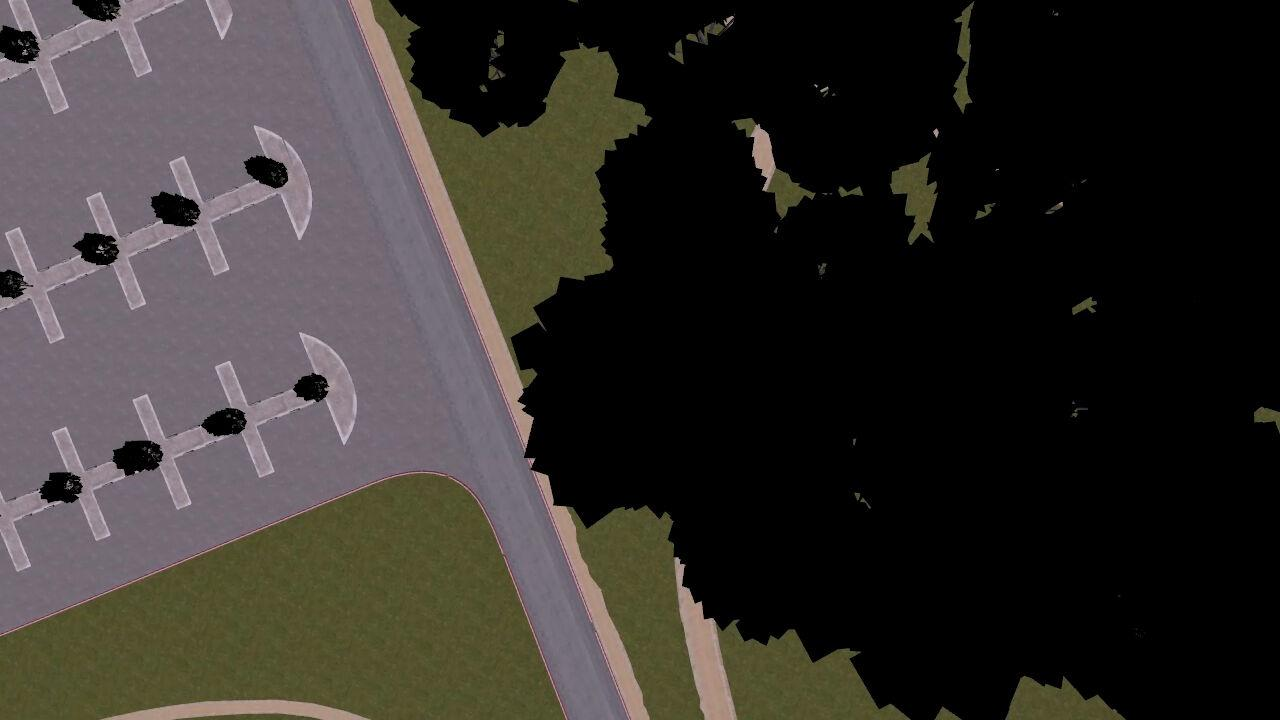
#> input picture map_visualization/samples/frame_6.jpg, 1280 x 720 px, found by its file name
$ python orb_test.py
#> lines starting #> are read from the running program, lines starting #| are printed output that depends on the picture
#> further down, img1 is the input picture: shape (720, 1280, 3); mean B, G, R 44.2, 47.9, 51.8
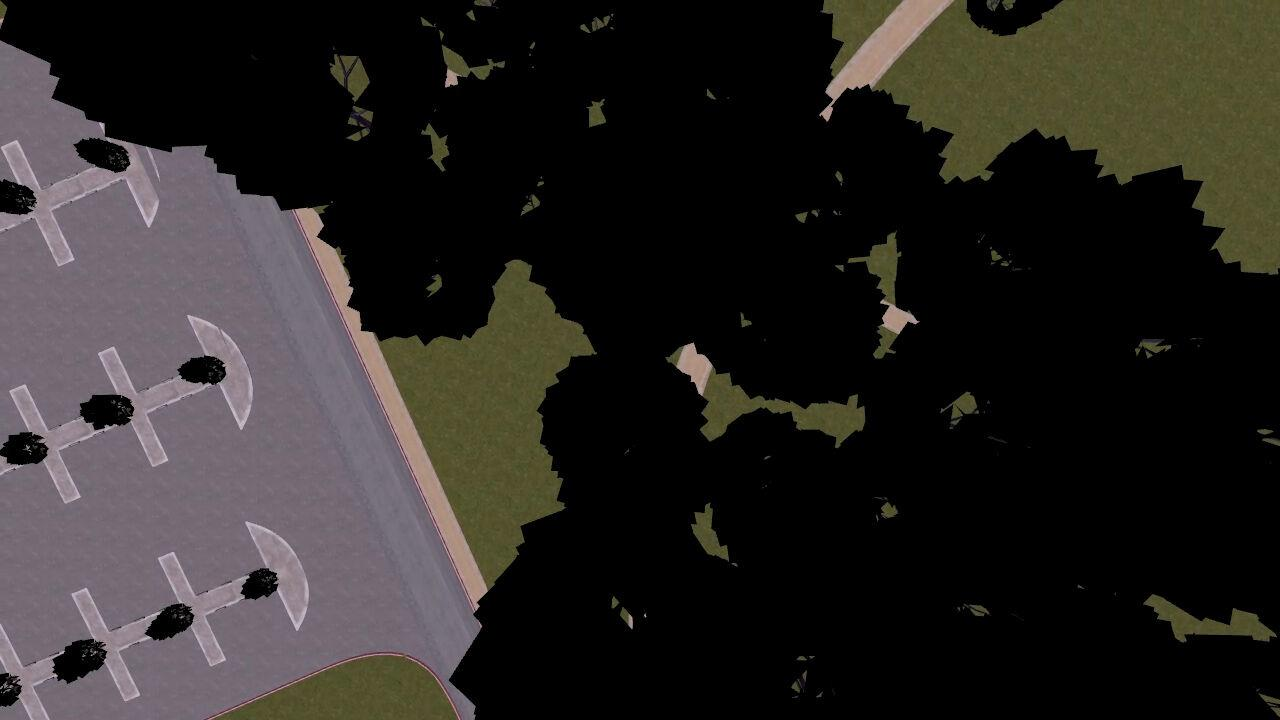
#> input picture map_visualization/samples/frame_7.jpg, 1280 x 720 px, found by its file name
#> further down, img2 is the input picture: shape (720, 1280, 3); mean B, G, R 36.1, 38.6, 41.8
import cv2 as cv
import numpy as np

def align_images_orb_full(img1, img2):
    gray1 = cv.cvtColor(img1, cv.COLOR_BGR2GRAY)
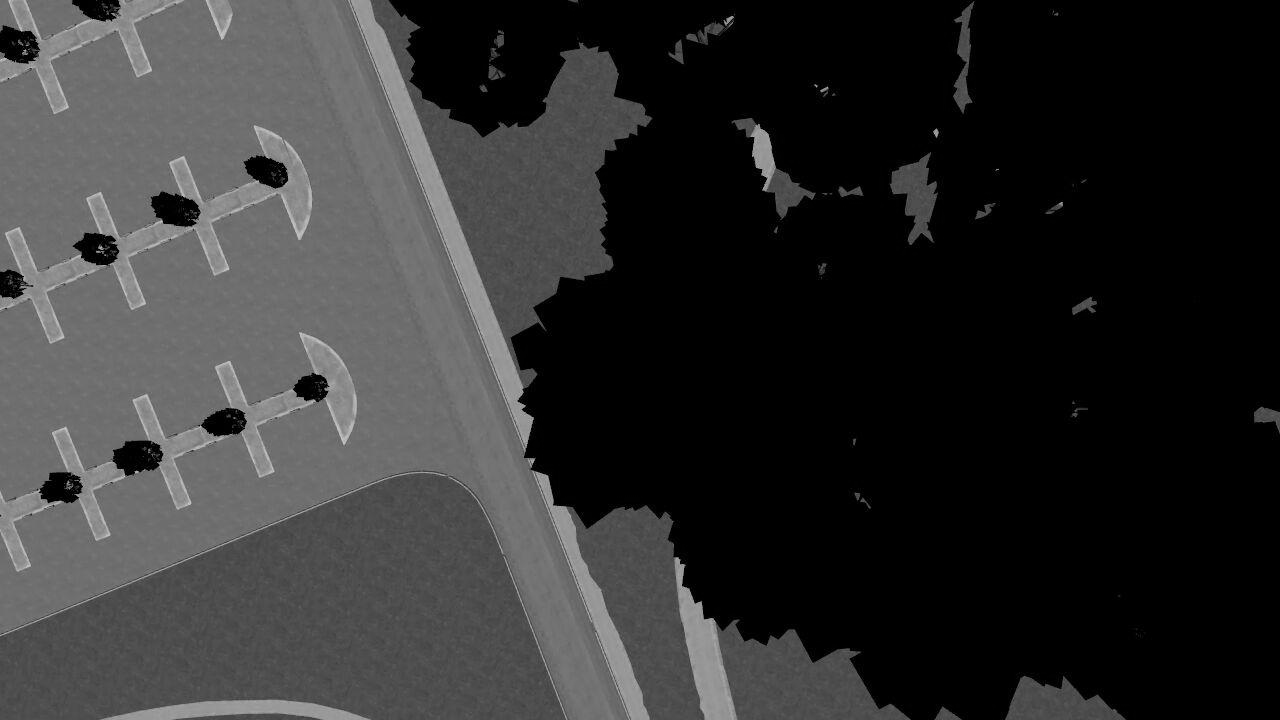
#> gray1: shape (720, 1280); min 0, max 219, mean 48.7
    gray2 = cv.cvtColor(img2, cv.COLOR_BGR2GRAY)
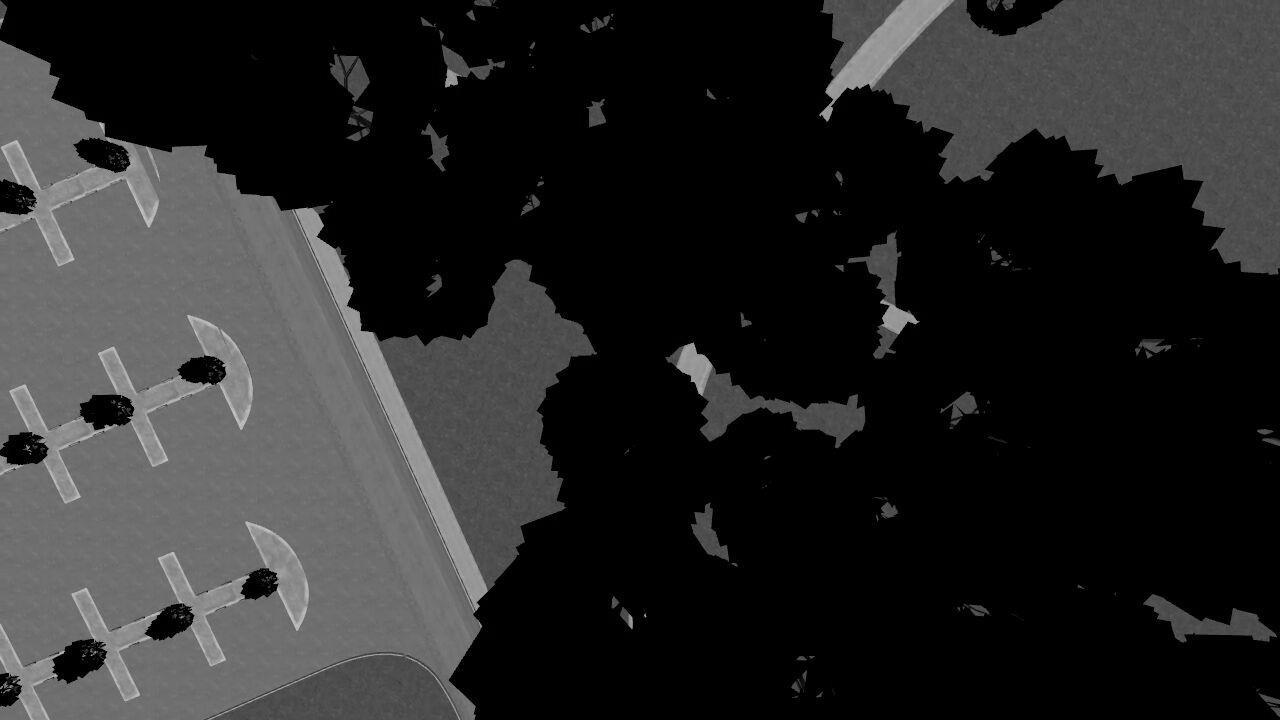
#> gray2: shape (720, 1280); min 0, max 209, mean 39.3

    orb = cv.ORB_create(5000)
    kp1, des1 = orb.detectAndCompute(gray1, None)
#> kp1 = 3934 keypoints; strongest (x, y, size): (100, 247, 31), (936, 130, 31), (699, 602, 31), (533, 460, 31)
    kp2, des2 = orb.detectAndCompute(gray2, None)
#> kp2 = 4611 keypoints; strongest (x, y, size): (831, 100, 31), (917, 321, 31), (826, 119, 31), (691, 379, 31)

    bf = cv.BFMatcher(cv.NORM_HAMMING, crossCheck=True)
    matches = bf.match(des1, des2)
#> matches = 1151 matches
    matches = sorted(matches, key=lambda x: x.distance)

    if len(matches) < 10:
        H = np.eye(3)
    else:
        pts1 = np.float32([kp1[m.queryIdx].pt for m in matches]).reshape(-1,1,2)
#> pts1 = 1151 rows, first 8: [852.2, 439.6], [852.8, 440.7], [995.3, 168], [823.2, 263.3], [813.7, 84.6], [821.1, 263.8], [1071.4, 412.1], [1118.9, 594.7]
        pts2 = np.float32([kp2[m.trainIdx].pt for m in matches]).reshape(-1,1,2)
#> pts2 = 1151 rows, first 8: [627.3, 451], [1113.5, 593], [1114.6, 592.7], [591.2, 118.2], [537.5, 182.7], [707.7, 92.57], [1078.3, 585.8], [626.2, 450]
        H, mask = cv.findHomography(pts2, pts1, cv.RANSAC, 5.0)
#> H = [[0.875, -0.0526, 98.66], [-0.0236, 0.959, -177.8], [-0.000137, -2.14e-05, 1]]; mask = 1151 values, max 1 at index 91, min 0 at index 0, mean 0.154
        if H is None:
            H = np.eye(3)

    h1, w1 = img1.shape[:2]
#> h1 = 720; w1 = 1280
    h2, w2 = img2.shape[:2]
#> h2 = 720; w2 = 1280

    corners_img2 = np.array([[0,0],[w2,0],[w2,h2],[0,h2]], dtype=np.float32).reshape(-1,1,2)
    transformed_corners = cv.perspectiveTransform(corners_img2, H)
#> transformed_corners = [[98.66, -177.8], [1476.7, -252.2], [1458.1, 596], [61.77, 520.8]]
    all_corners = np.vstack((
        np.array([[0,0],[w1,0],[w1,h1],[0,h1]],dtype=np.float32).reshape(-1,1,2),
        transformed_corners
    ))
#> all_corners = [[0, 0], [1280, 0], [1280, 720], [0, 720], [98.66, -177.8], [1476.7, -252.2], [1458.1, 596], [61.77, 520.8]]

    [xmin, ymin] = np.int32(all_corners.min(axis=0).ravel() - 0.5)
#> xmin = 0; ymin = -252
    [xmax, ymax] = np.int32(all_corners.max(axis=0).ravel() + 0.5)
#> xmax = 1477; ymax = 720
    t = [-xmin, -ymin]
#> t = [0, 252]

    H_translation = np.array([[1, 0, t[0]],
                              [0, 1, t[1]],
                              [0, 0, 1]])
#> H_translation = [[1, 0, 0], [0, 1, 252], [0, 0, 1]]

    output_width = xmax - xmin
#> output_width = 1477
    output_height = ymax - ymin
#> output_height = 972
    aligned_img2 = cv.warpPerspective(img2, H_translation @ H, (output_width, output_height),
                                      borderMode=cv.BORDER_CONSTANT, borderValue=(255,255,255))
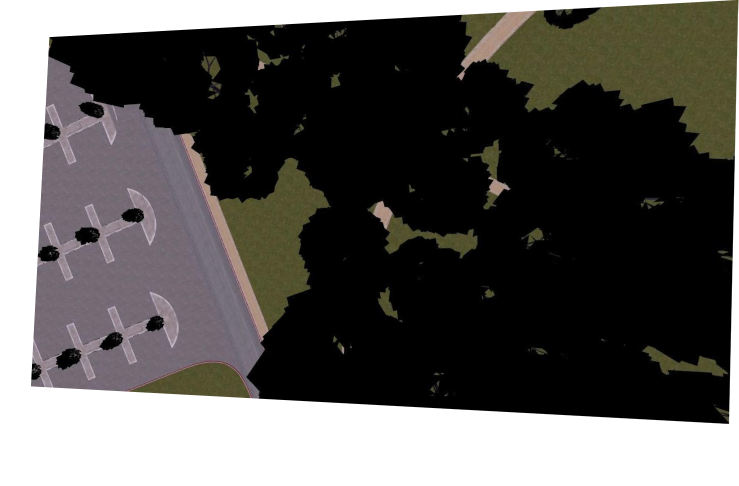
#> aligned_img2: shape (972, 1477, 3) (shown at 1/2 size); mean B, G, R 88, 90.5, 92.5

    # Canvas dla img1 z białym tłem
    canvas_img1 = np.ones((output_height, output_width, 3), dtype=np.uint8) * 255
    canvas_img1[t[1]:t[1]+h1, t[0]:t[0]+w1] = img1
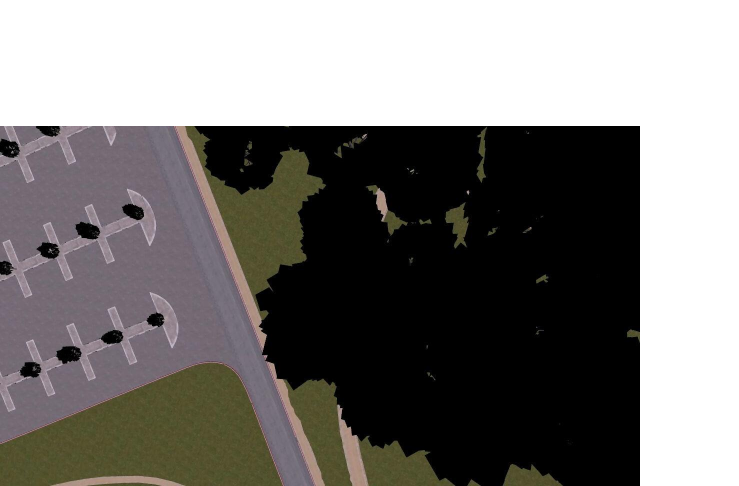
#> canvas_img1: shape (972, 1477, 3) (shown at 1/2 size); mean B, G, R 119.7, 122.1, 124.6

    return canvas_img1, aligned_img2

# --- Wczytanie obrazów ---
img1 = cv.imread("map_visualization/samples/frame_6.jpg")
img2 = cv.imread("map_visualization/samples/frame_7.jpg")
if img1 is None or img2 is None:
    raise FileNotFoundError("Nie znaleziono jednego z obrazów!")

# --- Dopasowanie ---
canvas_img1, aligned_img2 = align_images_orb_full(img1, img2)

# --- Nakładanie obrazów z 50% przezroczystością ---
overlay = cv.addWeighted(canvas_img1, 0.5, aligned_img2, 0.5, 0)
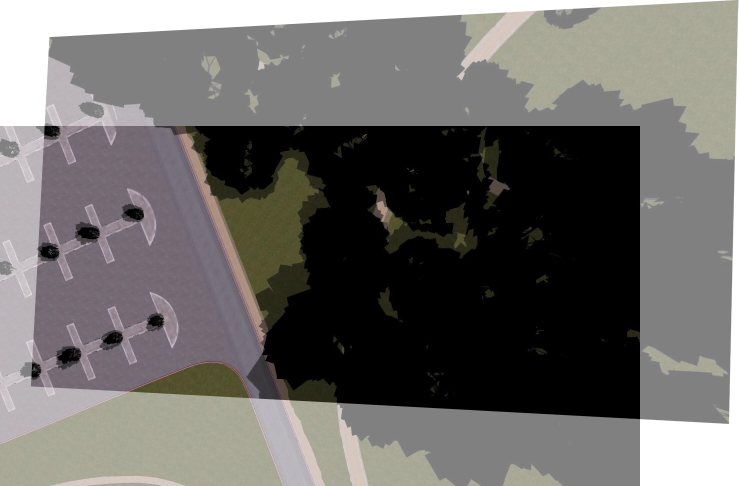
#> overlay: shape (972, 1477, 3) (shown at 1/2 size); mean B, G, R 103.9, 106.4, 108.6

# --- Połączenie w jednym obrazie poziomo ---
combined = np.hstack([canvas_img1, aligned_img2, overlay])
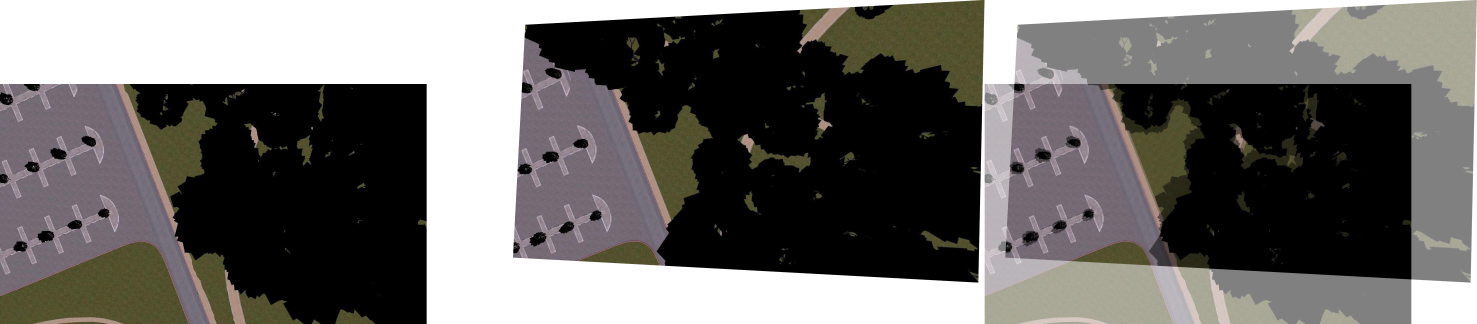
#> combined: shape (972, 4431, 3) (shown at 1/3 size); mean B, G, R 103.9, 106.3, 108.6

# --- Zapis ---
output_path = "map_visualization/orb_method/combined_overlay_white.png"
cv.imwrite(output_path, combined)
print(f"✅ Zapisano wynik w jednym pliku: {output_path}")
